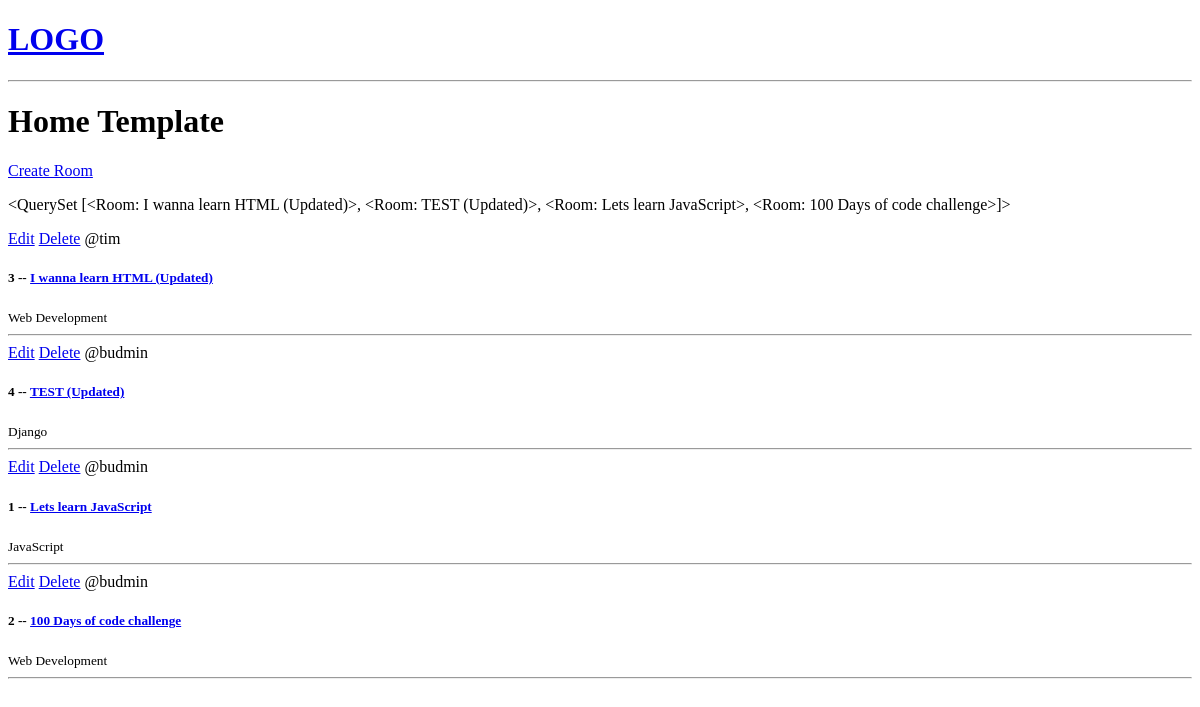
Before: / with the older database file.
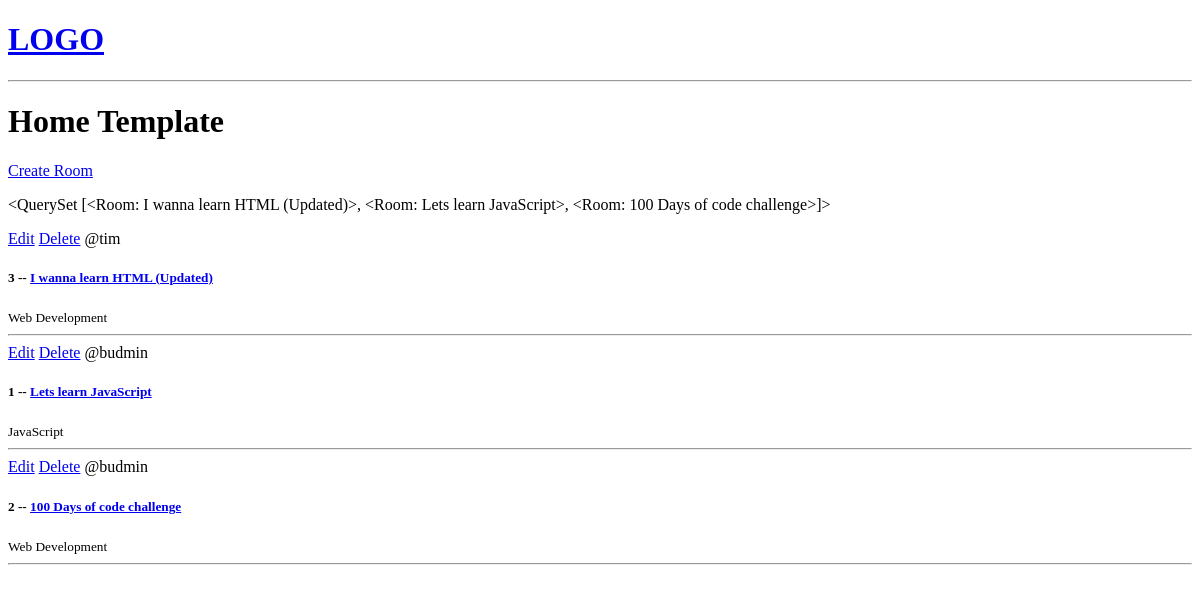
After: the same page with the newer database file.
### base/models.py (models this page shows, shortened)
class Room(models.Model):
    host =  models.ForeignKey(User, on_delete=models.SET_NULL, null=True) # One host/User can have lots of Rooms whereas a room can have only one host
    topic = models.ForeignKey(Topic, on_delete=models.SET_NULL, null=True) # One Topic can have many rooms, so each room should point / connect to a specific topic
    name = models.CharField(max_length=200)
    description = models.TextField(null=True, blank=True) # null value is allowed
    updated = models.DateTimeField(auto_now=True)        # Takes a snapshot on everytime we save this item.
    created = models.DateTimeField(auto_now_add=True)    # Only takes a time stamp when we FIRST save or create this instance!
    class Meta:
        ordering = ['-updated', '-created']             # Order the rooms in Descending Ording (top to bottom) first by updated field and then by created field - so newest updated room will be first!
    def __str__(self):
        return self.name

class Topic(models.Model):
    name = models.CharField(max_length=200)

### base/views.py (the view)
# urls.py: path('', views.home, name="home"),
def home(request):
    rooms = Room.objects.all() # objects is the model Manager! A python way to communicate with the models / DB - query the DB for all objects
    context = {'rooms': rooms}
    return render(request, 'base/home.html', context)

### base/templates/base/home.html (shortened to what this page needs)
{% extends "main.html" %}
{% block content %}
<h1> Home Template </h1>
<div>
    <a href="{% url 'create-room' %}"> Create Room</a>
    <div>
        <p> {{rooms}}</p>
        {% for room in rooms %}
        <div>
            <a href="{% url 'update-room' room.id %}">Edit</a>
            <a href="{% url 'delete-room' room.id %}">Delete</a>
            <span> @{{room.host.username}} </span>
            <h5> {{room.id}} -- <a href="{% url 'room' room.id %}">{{room.name}}</a> </h5>
            <small> {{room.topic.name}} </small>
            <hr>
        </div>
        {%endfor%}
    </div>
</div>
{% endblock content %}

### templates/main.html (shortened to what this page needs)
<!DOCTYPE html>
<html lang="en">
<head>
</head>
<body>
    {% include "navbar.html" %}
    {% block content %}
    {% endblock %}
</body>
</html>

### templates/navbar.html
<a href="/">
    <h1> LOGO </h1>
</a>
<hr>

Changed rows visible on the page:
removed Room: host.username "budmin", id "4", name "TEST (Updated)", topic.name "Django"
computed for Room "I wanna learn HTML (Updated)": name.name "<QuerySet [<Room: I wanna learn HTML (Updated)>, <Room: TEST (Updated)>, <Room: Lets learn JavaScript>, <Room: 100 Days of code challenge>]>" → "<QuerySet [<Room: I wanna learn HTML (Updated)>, <Room: Lets learn JavaScript>, <Room: 100 Days of code challenge>]>"
